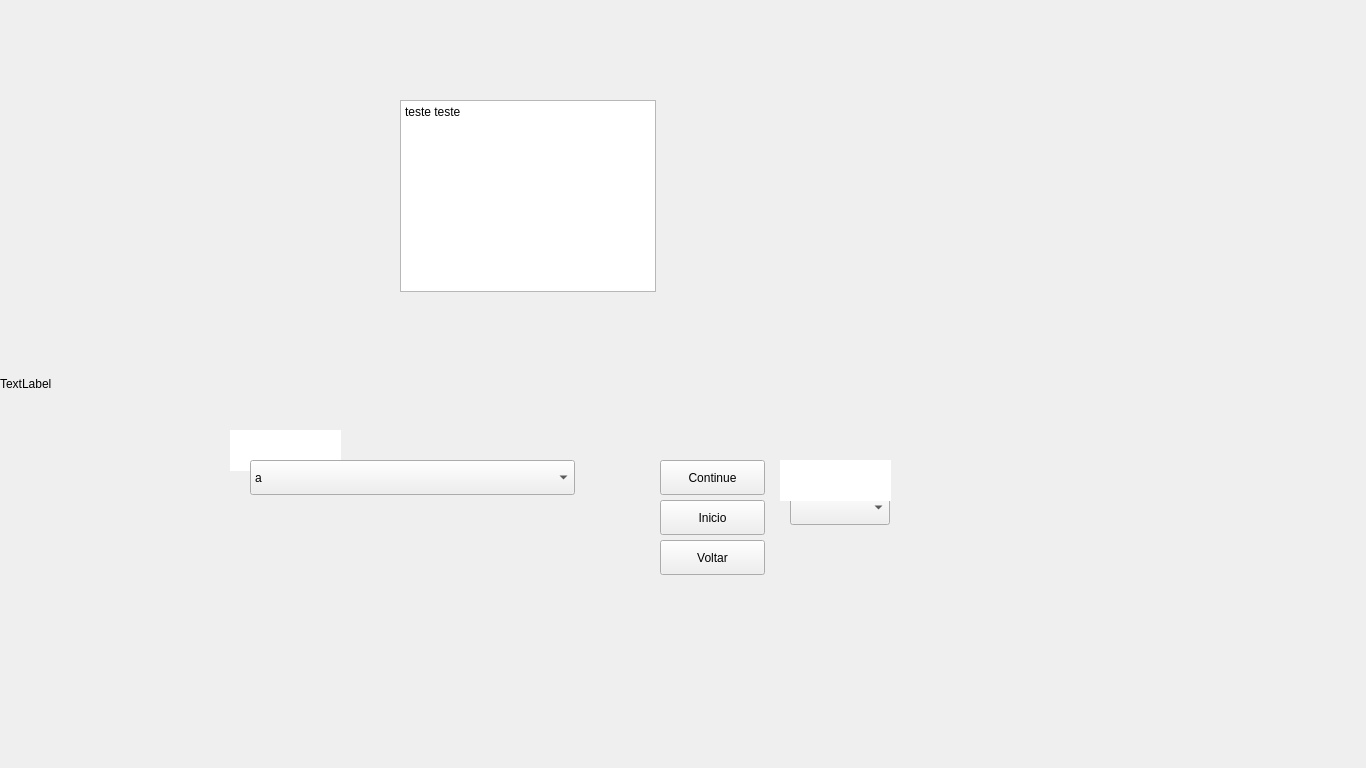
<?xml version="1.0" encoding="UTF-8"?>
<ui version="4.0">
 <class>FifthWindow</class>
 <widget class="QMainWindow" name="FifthWindow">
  <property name="geometry">
   <rect>
    <x>0</x>
    <y>0</y>
    <width>1366</width>
    <height>768</height>
   </rect>
  </property>
  <property name="maximumSize">
   <size>
    <width>1366</width>
    <height>768</height>
   </size>
  </property>
  <property name="windowTitle">
   <string>MainWindow</string>
  </property>
  <widget class="QWidget" name="centralwidget">
   <property name="maximumSize">
    <size>
     <width>1366</width>
     <height>768</height>
    </size>
   </property>
   <widget class="QLabel" name="label">
    <property name="geometry">
     <rect>
      <x>0</x>
      <y>0</y>
      <width>1366</width>
      <height>768</height>
     </rect>
    </property>
    <property name="maximumSize">
     <size>
      <width>1366</width>
      <height>768</height>
     </size>
    </property>
    <property name="text">
     <string>TextLabel</string>
    </property>
   </widget>
   <widget class="QPushButton" name="pushContinueButton">
    <property name="geometry">
     <rect>
      <x>660</x>
      <y>460</y>
      <width>105</width>
      <height>35</height>
     </rect>
    </property>
    <property name="text">
     <string>Continue</string>
    </property>
   </widget>
   <widget class="QPushButton" name="pushBackButton">
    <property name="geometry">
     <rect>
      <x>660</x>
      <y>540</y>
      <width>105</width>
      <height>35</height>
     </rect>
    </property>
    <property name="text">
     <string>Voltar</string>
    </property>
   </widget>
   <widget class="QComboBox" name="comboBox_sus">
    <property name="geometry">
     <rect>
      <x>790</x>
      <y>490</y>
      <width>100</width>
      <height>35</height>
     </rect>
    </property>
   </widget>
   <widget class="QTextBrowser" name="textLugar">
    <property name="geometry">
     <rect>
      <x>230</x>
      <y>430</y>
      <width>111</width>
      <height>41</height>
     </rect>
    </property>
    <property name="autoFillBackground">
     <bool>false</bool>
    </property>
    <property name="frameShape">
     <enum>QFrame::NoFrame</enum>
    </property>
    <property name="html">
     <string>&lt;!DOCTYPE HTML PUBLIC &quot;-//W3C//DTD HTML 4.0//EN&quot; &quot;http://www.w3.org/TR/REC-html40/strict.dtd&quot;&gt;
&lt;html&gt;&lt;head&gt;&lt;meta name=&quot;qrichtext&quot; content=&quot;1&quot; /&gt;&lt;meta charset=&quot;utf-8&quot; /&gt;&lt;style type=&quot;text/css&quot;&gt;
p, li { white-space: pre-wrap; }
&lt;/style&gt;&lt;/head&gt;&lt;body style=&quot; font-family:'Segoe UI'; font-size:9pt; font-weight:400; font-style:normal;&quot;&gt;
&lt;p align=&quot;center&quot; style=&quot; margin-top:0px; margin-bottom:0px; margin-left:0px; margin-right:0px; -qt-block-indent:0; text-indent:0px;&quot;&gt;&lt;span style=&quot; font-size:14pt; font-weight:700; font-style:italic; color:#ffffff;&quot;&gt;Lugares&lt;/span&gt;&lt;/p&gt;&lt;/body&gt;&lt;/html&gt;</string>
    </property>
   </widget>
   <widget class="QComboBox" name="comboBox">
    <property name="geometry">
     <rect>
      <x>250</x>
      <y>460</y>
      <width>325</width>
      <height>35</height>
     </rect>
    </property>
    <item>
     <property name="text">
      <string>a</string>
     </property>
    </item>
    <item>
     <property name="text">
      <string>b</string>
     </property>
    </item>
    <item>
     <property name="text">
      <string>c</string>
     </property>
    </item>
    <item>
     <property name="text">
      <string>d</string>
     </property>
    </item>
    <item>
     <property name="text">
      <string>e</string>
     </property>
    </item>
    <item>
     <property name="text">
      <string>f</string>
     </property>
    </item>
    <item>
     <property name="text">
      <string>g</string>
     </property>
    </item>
    <item>
     <property name="text">
      <string>h</string>
     </property>
    </item>
    <item>
     <property name="text">
      <string>i</string>
     </property>
    </item>
    <item>
     <property name="text">
      <string>j</string>
     </property>
    </item>
    <item>
     <property name="text">
      <string>k</string>
     </property>
    </item>
    <item>
     <property name="text">
      <string>l</string>
     </property>
    </item>
    <item>
     <property name="text">
      <string>m</string>
     </property>
    </item>
   </widget>
   <widget class="QPushButton" name="pushInicioButton">
    <property name="geometry">
     <rect>
      <x>660</x>
      <y>500</y>
      <width>105</width>
      <height>35</height>
     </rect>
    </property>
    <property name="text">
     <string>Inicio</string>
    </property>
   </widget>
   <widget class="QTextBrowser" name="textSus">
    <property name="geometry">
     <rect>
      <x>780</x>
      <y>460</y>
      <width>111</width>
      <height>41</height>
     </rect>
    </property>
    <property name="autoFillBackground">
     <bool>false</bool>
    </property>
    <property name="frameShape">
     <enum>QFrame::NoFrame</enum>
    </property>
    <property name="html">
     <string>&lt;!DOCTYPE HTML PUBLIC &quot;-//W3C//DTD HTML 4.0//EN&quot; &quot;http://www.w3.org/TR/REC-html40/strict.dtd&quot;&gt;
&lt;html&gt;&lt;head&gt;&lt;meta name=&quot;qrichtext&quot; content=&quot;1&quot; /&gt;&lt;meta charset=&quot;utf-8&quot; /&gt;&lt;style type=&quot;text/css&quot;&gt;
p, li { white-space: pre-wrap; }
&lt;/style&gt;&lt;/head&gt;&lt;body style=&quot; font-family:'Segoe UI'; font-size:9pt; font-weight:400; font-style:normal;&quot;&gt;
&lt;p align=&quot;center&quot; style=&quot; margin-top:0px; margin-bottom:0px; margin-left:0px; margin-right:0px; -qt-block-indent:0; text-indent:0px;&quot;&gt;&lt;span style=&quot; font-size:14pt; font-weight:700; font-style:italic; color:#ffffff;&quot;&gt;Suspeitos&lt;/span&gt;&lt;/p&gt;&lt;/body&gt;&lt;/html&gt;</string>
    </property>
   </widget>
   <widget class="QTextBrowser" name="textBrowser">
    <property name="geometry">
     <rect>
      <x>400</x>
      <y>100</y>
      <width>256</width>
      <height>192</height>
     </rect>
    </property>
    <property name="html">
     <string>&lt;!DOCTYPE HTML PUBLIC &quot;-//W3C//DTD HTML 4.0//EN&quot; &quot;http://www.w3.org/TR/REC-html40/strict.dtd&quot;&gt;
&lt;html&gt;&lt;head&gt;&lt;meta name=&quot;qrichtext&quot; content=&quot;1&quot; /&gt;&lt;meta charset=&quot;utf-8&quot; /&gt;&lt;style type=&quot;text/css&quot;&gt;
p, li { white-space: pre-wrap; }
&lt;/style&gt;&lt;/head&gt;&lt;body style=&quot; font-family:'Segoe UI'; font-size:9pt; font-weight:400; font-style:normal;&quot;&gt;
&lt;p style=&quot; margin-top:0px; margin-bottom:0px; margin-left:0px; margin-right:0px; -qt-block-indent:0; text-indent:0px;&quot;&gt;teste teste&lt;/p&gt;&lt;/body&gt;&lt;/html&gt;</string>
    </property>
   </widget>
   <zorder>label</zorder>
   <zorder>textBrowser</zorder>
   <zorder>pushBackButton</zorder>
   <zorder>comboBox_sus</zorder>
   <zorder>pushContinueButton</zorder>
   <zorder>textLugar</zorder>
   <zorder>pushInicioButton</zorder>
   <zorder>textSus</zorder>
   <zorder>comboBox</zorder>
  </widget>
 </widget>
 <resources/>
 <connections/>
</ui>
